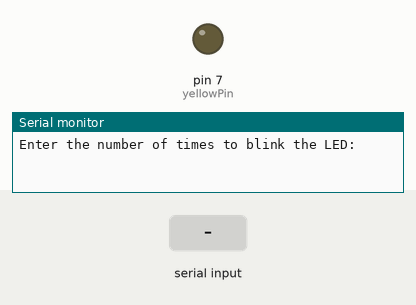
A sketch run on a simulated Arduino Uno, built with avr-gcc and run on an emulated ATmega328P. Shown: output pins drawn as LEDs (lit = HIGH), the last lines printed to the serial monitor. The inputs (shaded band) are chosen by the test bench.

Above: at 1.2 s.
1.3 s: "90,45\n" received over Serial
At 1.8 s:
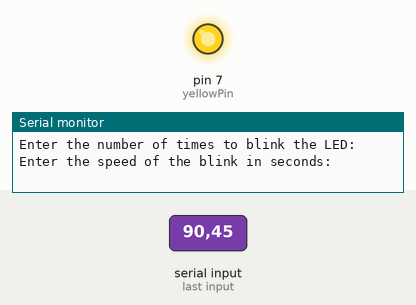
Timing chart, 0 to 47.8 s (numbered marks = the images above; inputs shaded):
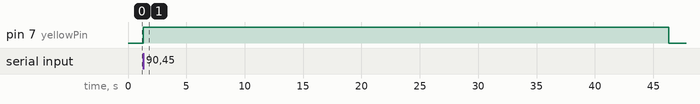

Measured:
- after the input at 1.3 s, pin 7 (yellowPin): LOW → HIGH at once, → LOW 45.0 s later

The sketch:

Project_11_InputsToBlinkLED.ino
```cpp
int blinkNumber;
int counter;
float blink_time;

String msg = "Enter the number of times to blink the LED: ";
String msg2 = "Enter the speed of the blink in seconds: ";

int yellowPin = 7;
int yellow_time = 500;


void setup() {
  // put your setup code here, to run once:
  Serial.begin(9600);
  pinMode(yellowPin,OUTPUT);
}

void loop() {
    // put your main code here, to run repeatedly:

    Serial.println();
    Serial.println(msg);
    while (Serial.available() == 0){}
    blinkNumber = Serial.parseInt();


    Serial.println(msg2);
    while (Serial.available()==0){}
    blink_time = Serial.parseFloat();

    blink_time = blink_time * 1000;

    counter = 1;

    for (;blinkNumber >= counter;) {

      digitalWrite(yellowPin,HIGH);
      delay(blink_time);
      digitalWrite(yellowPin,LOW);
      delay(blink_time);

      counter = counter + 1;

    }


    }
```
